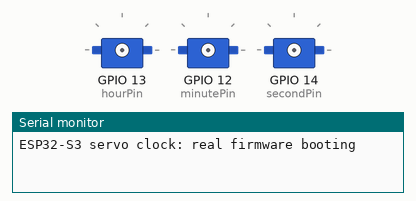
This sketch was run on a simulated ESP32-S3. On the bench: 3 × servo, the last lines printed to the serial monitor. WiFi joins after 1.5 s; servers stay silent unless stated; network time is answered at once with the bench clock; the local clock reads 2024-03-15 10:24:30 at power-on unless the sketch sets it.

Above: at 0.1 s.
At 1.6 s:
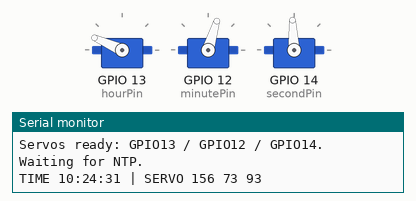
At 10.6 s:
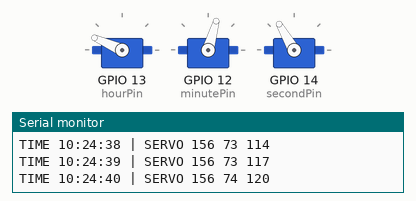
At 19.7 s:
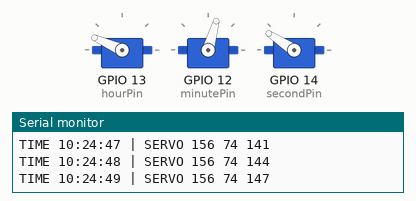
At 28.7 s:
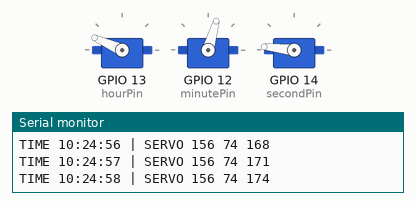
At 38.8 s:
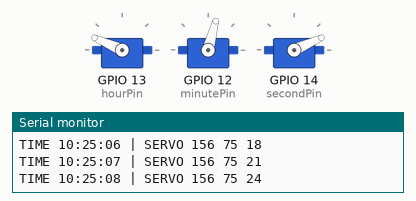
Timing chart, 0 to 40.0 s (numbered marks = the images above):
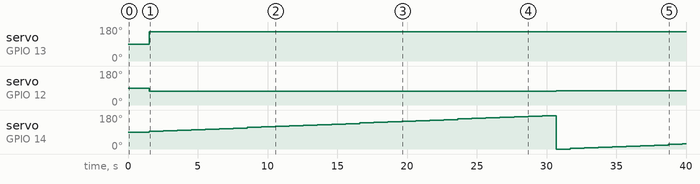

Measured:
- by itself, servo on GPIO 13 (hourPin): 90° → 156° at 1.5 s
- by itself, servo on GPIO 12 (minutePin): 90° → 73° at 1.5 s, → 74° 9.0 s later, → 75° 20.1 s later
- by itself, servo on GPIO 14 (secondPin): 90° → 93° at 1.5 s, → 96° 0.98 s later, → 99° 1.0 s later, → 102° 1.0 s later, … (39 changes in this stretch)

The sketch:

clock.ino
```cpp
#include <WiFi.h>
#include <NTPClient.h>
#include <WiFiUdp.h>
#include <ESP32Servo.h>

const char* ssid = "Wokwi-GUEST";
const char* password = "";
Servo hourServo, minuteServo, secondServo;
const int hourPin = 13, minutePin = 12, secondPin = 14;
WiFiUDP ntpUDP;
// The browser's virtual UDP/NTP service answers this hostname locally.
NTPClient timeClient(ntpUDP, "pool.ntp.org", 8 * 3600, 60000);
unsigned long lastUpdate = 0;
bool ready = false;
bool synchronized = false;

void setup() {
  Serial.begin(115200);
  Serial.println("ESP32-S3 servo clock: real firmware booting");
  WiFi.onEvent([](WiFiEvent_t event, WiFiEventInfo_t info) {
    Serial.printf("WIFI EVENT %d\n", static_cast<int>(event));
    if (event == ARDUINO_EVENT_WIFI_STA_DISCONNECTED) Serial.printf("WIFI disconnect reason %d\n", info.wifi_sta_disconnected.reason);
  });
  WiFi.mode(WIFI_STA);
  WiFi.setSleep(false);
  WiFi.setMinSecurity(WIFI_AUTH_OPEN);
  WiFi.begin(ssid, password);
  unsigned long started = millis();
  while (WiFi.status() != WL_CONNECTED && millis() - started < 20000) {
    delay(500);
    Serial.print(".");
  }
  if (WiFi.status() != WL_CONNECTED) {
    Serial.println("\nWiFi timeout. Check emulator SSID settings and restart.");
    return;
  }
  Serial.print("\nWiFi connected: ");
  Serial.println(WiFi.localIP());
  timeClient.begin();
  hourServo.setPeriodHertz(50);
  minuteServo.setPeriodHertz(50);
  secondServo.setPeriodHertz(50);
  hourServo.attach(hourPin, 544, 2400);
  minuteServo.attach(minutePin, 544, 2400);
  secondServo.attach(secondPin, 544, 2400);
  hourServo.write(90);
  minuteServo.write(90);
  secondServo.write(90);
  ready = true;
  Serial.println("Servos ready: GPIO13 / GPIO12 / GPIO14. Waiting for NTP.");
}

void loop() {
  if (!ready) { delay(100); return; }
  if (millis() - lastUpdate < 1000) { delay(10); return; }
  lastUpdate = millis();
  if (timeClient.update()) synchronized = true;
  if (!synchronized) {
    Serial.println("Waiting for virtual NTP reply...");
    return;
  }
  int hours = timeClient.getHours() % 12;
  int minutes = timeClient.getMinutes();
  int seconds = timeClient.getSeconds();
  int hourAngle = (hours * 60 + minutes) * 180 / 720;
  int minuteAngle = (minutes * 60 + seconds) * 180 / 3600;
  int secondAngle = seconds * 180 / 60;
  hourServo.write(hourAngle);
  minuteServo.write(minuteAngle);
  secondServo.write(secondAngle);
  Serial.printf("TIME %02d:%02d:%02d | SERVO %d %d %d\n",
    timeClient.getHours(), minutes, seconds, hourAngle, minuteAngle, secondAngle);
}
```
